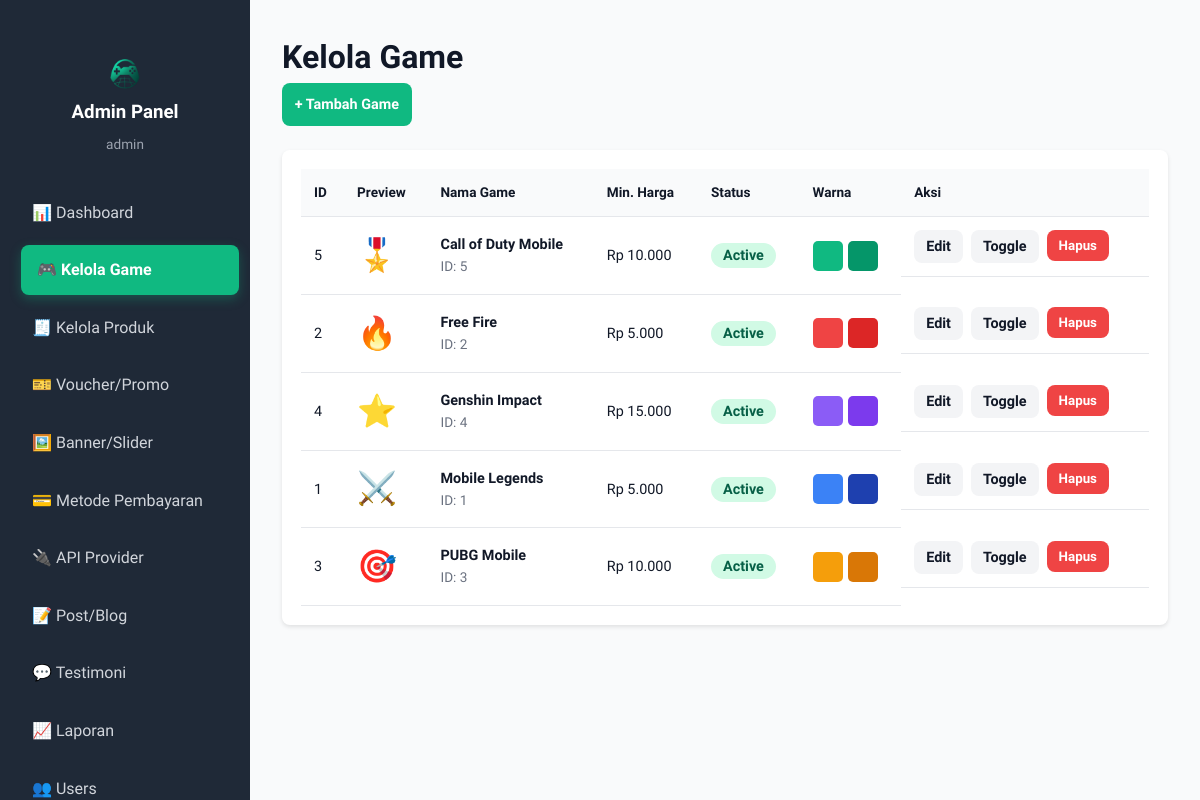
Page /admin/games.php (signed in) on the committed database.
### tables this page shows
CREATE TABLE IF NOT EXISTS games (
  id INT PRIMARY KEY AUTO_INCREMENT,
  name VARCHAR(100) NOT NULL,
  icon VARCHAR(10) DEFAULT '🎮',
  image_path VARCHAR(255) NULL,
  description TEXT NULL,
  how_to_topup TEXT NULL,
  faq TEXT NULL,
  color_start VARCHAR(7) DEFAULT '#10b981',
  color_end VARCHAR(7) DEFAULT '#059669',
  min_price INT DEFAULT 5000,
  is_active TINYINT(1) DEFAULT 1,
  category VARCHAR(50) DEFAULT 'Other',
  created_at TIMESTAMP DEFAULT CURRENT_TIMESTAMP,
  updated_at TIMESTAMP DEFAULT CURRENT_TIMESTAMP ON UPDATE CURRENT_TIMESTAMP
);

### admin/games.php (the view, shortened to what this page needs)
<?php
require_once '../config/database.php';
$games = $pdo->query("SELECT * FROM games ORDER BY name")->fetchAll(PDO::FETCH_ASSOC);
$products = $pdo->query("SELECT * FROM products ORDER BY game_id, price")->fetchAll(PDO::FETCH_ASSOC);
?>
<!DOCTYPE html>
<html lang="id">
<head>
    <link rel="stylesheet" href="../css/style.css">
    <link rel="stylesheet" href="../css/mobile-optimization.css">
</head>
<body>
    <div class="admin-layout">
        <?php include 'sidebar.php'; ?>
        <main class="main-content">
            <div class="content-header">
                <h1>Kelola Game</h1>
                <button onclick="openAddModal()" class="btn-primary">+ Tambah Game</button>
            </div>
            <div class="table-container">
                <table class="data-table">
                    <thead>
                        <tr>
                            <th>ID</th>
                            <th>Preview</th>
                            <th>Nama Game</th>
                            <th>Min. Harga</th>
                            <th>Status</th>
                            <th>Warna</th>
                            <th>Aksi</th>
                        </tr>
                    </thead>
                    <tbody>
                        <?php foreach($games as $game): ?>
                        <tr>
                            <td><?php echo (int)$game['id']; ?></td>
                            <td>
                                <?php if (!empty($game['image_path'])): ?>
                                    <img src="<?php echo htmlspecialchars(asset_url($game['image_path'])); ?>" alt="game" style="width:48px;height:48px;border-radius:12px;object-fit:cover;border:1px solid #e5e7eb;" />
                                <?php else: ?>
                                    <span style="font-size: 2rem;"><?php echo htmlspecialchars($game['icon']); ?></span>
                                <?php endif; ?>
                            </td>
                            <td>
                                <strong><?php echo htmlspecialchars($game['name']); ?></strong>
                                <div style="color:#6b7280; font-size:0.85rem;">ID: <?php echo (int)$game['id']; ?></div>
                            </td>
                            <td>Rp <?php echo number_format((int)$game['min_price'], 0, ',', '.'); ?></td>
                            <td>
                                <span class="status-badge <?php echo ((int)$game['is_active'] === 1) ? 'success' : 'failed'; ?>">
                                    <?php echo ((int)$game['is_active'] === 1) ? 'Active' : 'Inactive'; ?>
                                </span>
                            </td>
                            <td>
                                <div style="display: flex; gap: 5px;">
                                    <div style="width: 30px; height: 30px; background: <?php echo htmlspecialchars($game['color_start']); ?>; border-radius: 5px;"></div>
                                    <div style="width: 30px; height: 30px; background: <?php echo htmlspecialchars($game['color_end']); ?>; border-radius: 5px;"></div>
                                </div>
                            </td>
                            <td style="display:flex; gap: 8px;">
                                <button type="button" class="btn-secondary" style="padding: 8px 12px;" onclick='openEditModal(<?php echo json_encode([
                                    "id" => (int)$game["id"],
                                    "name" => (string)$game["name"],
                                    "icon" => (string)$game["icon"],
                                    "color_start" => (string)$game["color_start"],
                                    "color_end" => (string)$game["color_end"],
                                    "min_price" => (int)$game["min_price"],
                                    "is_active" => (int)$game["is_active"],
                                    "description" => (string)($game["description"] ?? ""),
                                    "how_to_topup" => (string)($game["how_to_topup"] ?? ""),
                                    "faq" => (string)($game["faq"] ?? ""),
                                    "products" => array_values(array_filter($products, function($p) use ($game) { return $p["game_id"] == $game["id"]; }))
                                ], JSON_UNESCAPED_UNICODE); ?>)'>Edit</button>
                                <form method="POST" style="display: inline;">
                                    <button type="submit" class="btn-secondary" style="padding: 8px 12px;">Toggle</button>
                                </form>
                                <form method="POST" style="display: inline;" onsubmit="return confirm('Yakin hapus game ini? Produk terkait akan ikut terhapus.');">
                                    <button type="submit" class="btn-danger-small">Hapus</button>
                                </form>
                            </td>
                        </tr>
                        <?php endforeach; ?>
                    </tbody>
                </table>
            </div>
        </main>
    </div>
</body>
</html>

### admin/sidebar.php (shortened to what this page needs)
<?php
$current = basename($_SERVER['PHP_SELF'] ?? '');
function nav_active(string $current, string $file): string {
    return $current === $file ? ' active' : '';
}
?>
<aside class="sidebar" id="adminSidebar">
    <div class="sidebar-header">
        <span class="logo-icon">🎮</span>
        <h3>Admin Panel</h3>
        <p style="margin-top: 6px; font-size: 0.85rem; color: #9ca3af;">
            <?php echo htmlspecialchars($_SESSION['admin_username'] ?? 'admin'); ?>
        </p>
    </div>
    <nav class="sidebar-nav">
        <a href="dashboard.php" class="nav-item<?php echo nav_active($current, 'dashboard.php'); ?>">📊 Dashboard</a>
        <a href="games.php" class="nav-item<?php echo nav_active($current, 'games.php'); ?>">🎮 Kelola Game</a>
        <a href="products.php" class="nav-item<?php echo nav_active($current, 'products.php'); ?>">🧾 Kelola Produk</a>
        <a href="discounts.php" class="nav-item<?php echo nav_active($current, 'discounts.php'); ?>">🎫 Voucher/Promo</a>
        <a href="banners.php" class="nav-item<?php echo nav_active($current, 'banners.php'); ?>">🖼️ Banner/Slider</a>
        <a href="payment-methods.php" class="nav-item<?php echo nav_active($current, 'payment-methods.php'); ?>">💳 Metode Pembayaran</a>
        <a href="providers.php" class="nav-item<?php echo nav_active($current, 'providers.php'); ?>">🔌 API Provider</a>
        <a href="posts.php" class="nav-item<?php echo nav_active($current, 'posts.php'); ?>">📝 Post/Blog</a>
        <a href="testimonials.php" class="nav-item<?php echo nav_active($current, 'testimonials.php'); ?>">💬 Testimoni</a>
        <a href="reports.php" class="nav-item<?php echo nav_active($current, 'reports.php'); ?>">📈 Laporan</a>
        <a href="users.php" class="nav-item<?php echo nav_active($current, 'users.php'); ?>">👥 Users</a>
    </nav>
</aside>

### rows in the picture
games: id "5", icon "🎖️", name "Call of Duty Mobile", min_price "10.000", is_active "Active"
games: id "2", icon "🔥", name "Free Fire", min_price "5.000", is_active "Active"
games: id "4", icon "⭐", name "Genshin Impact", min_price "15.000", is_active "Active"
games: id "1", icon "⚔️", name "Mobile Legends", min_price "5.000", is_active "Active"
games: id "3", icon "🎯", name "PUBG Mobile", min_price "10.000", is_active "Active"

### other values in the picture
$_SESSION['admin_username'] "admin"
